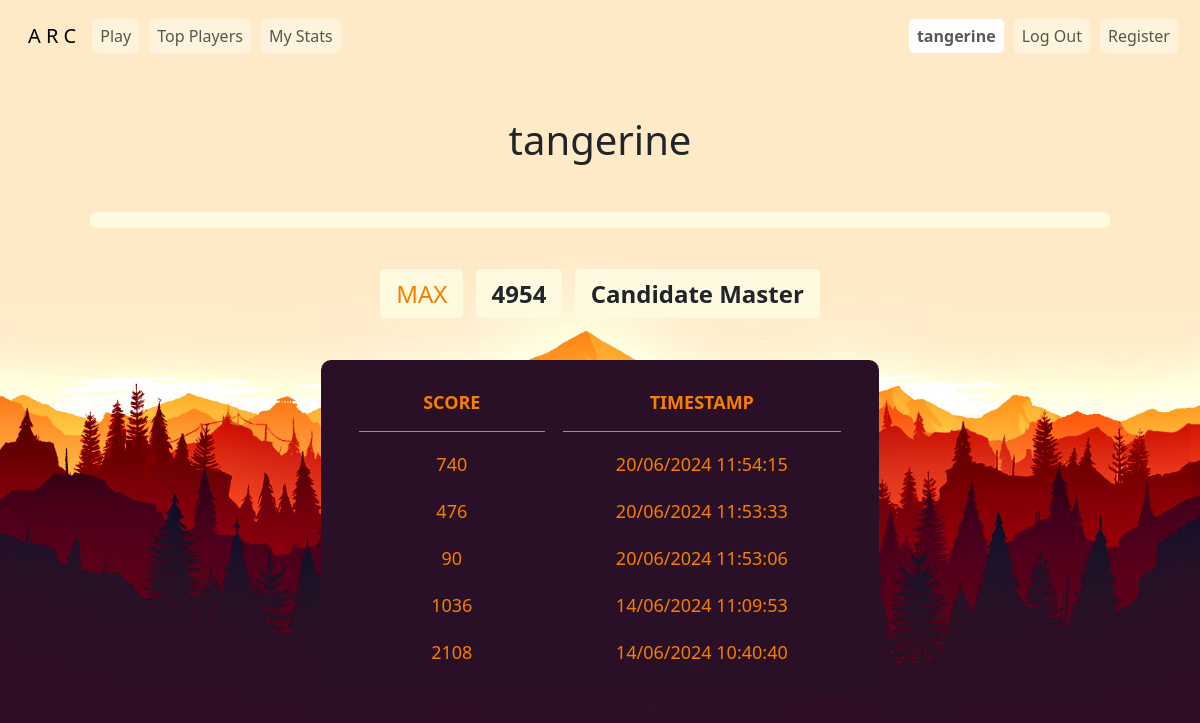
/stats (signed in), run on the app's committed database.
### tables this page shows
CREATE TABLE 'users' ('id' INTEGER PRIMARY KEY AUTOINCREMENT NOT NULL, 'username' TEXT NOT NULL, 'hash' TEXT NOT NULL, 'highscore' INTEGER NOT NULL DEFAULT 0, 'title' TEXT NOT NULL DEFAULT 'Newbie');

CREATE TABLE 'games' ('id' INTEGER NOT NULL, 'username' TEXT NOT NULL, 'score' INTEGER NOT NULL DEFAULT 0 , 'timestamp' DATETIME);

### app.py (the view)
@app.route("/stats")
@login_required
def stats():
    gameData = db.execute("SELECT score, timestamp FROM games WHERE id = ? ORDER BY timestamp DESC LIMIT 5", session["user_id"])
    userData = db.execute("SELECT username, highscore, title FROM users WHERE id = ?", session["user_id"])[0]
    highestScore = userData["highscore"]
    username = userData["username"]
    title = userData["title"]
    return render_template("stats.html", gameData = gameData, highestScore = highestScore, title = title, username = username)

### app.py (called while the page is built)
@app.after_request
def after_request(response):
    response.headers["Cache-Control"] = "no-cache, no-store, must-revalidate"
    response.headers["Expires"] = 0
    response.headers["Pragma"] = "no-cache"
    return response

def login_required(f):
    @wraps(f)
    def decorated_function(*args, **kwargs):
        if session.get("user_id") is None:
            return redirect("/login")
        return f(*args, **kwargs)
    return decorated_function

### templates/stats.html (shortened to what this page needs)
{% extends "layout.html" %}
{% block styles %}
    <link rel="stylesheet" href="/static/stylesheets/statsStyles.css">
{% endblock %}
{% block main %}
    <main class="container pt-5 mt-1">
        <div class="text-center mx-auto colored">
            <p class="h1">{{ username }}</p>
        </div>
        <div class="mt-5 px-5">
            <div class="progress" role="progressbar">
            </div>
        </div>
        <div class="text-center mt-5">
            <span id="maxText" class="px-3 py-2 fs-4">MAX</span>
            <span id="ratingText" class="colored ms-2 px-3 py-2 fs-4"><strong>{{ highestScore }}</strong></span>
            <span class="colored fs-4 ms-2 px-3 py-2" id="titleText"><strong>{{ title }}</strong></span>
        </div>
        <div class="mt-5 text-center">
            <table class="mx-auto">
                <colgroup>
                    <col span="1" style="width: 40%;">
                    <col span="1" style="width: 60%;">
                </colgroup>
                <thead>
                    <tr>
                        <th>SCORE</th>
                        <th>TIMESTAMP</th>
                    </tr>
                </thead>
                <tbody>
                    {% for record in gameData %}
                        <tr style="color: #f77f00;">
                            <td>{{ record.score }}</td>
                            <td>{{ record.timestamp }}</td>
                        </tr>
                    {% endfor %}
                </tbody>
            </table>
        </div>
    </main>
{% endblock %}

### templates/layout.html (shortened to what this page needs)
<!DOCTYPE html>
<html lang="en">
    <head>
        <link href="https://cdn.jsdelivr.net/npm/bootstrap@5.3.3/dist/css/bootstrap.min.css" rel="stylesheet">
        {% block styles %}{% endblock %}
    </head>
    <body>
        <nav class="border navbar navbar-expand-md navbar-light">
            <div class="container-fluid">
                <a class="navbar-brand ms-3 mt-2" href="/">A R C</a>
                <div class="collapse navbar-collapse" id="navbar">
                    {% if session["user_id"] %}
                        <ul class="navbar-nav me-auto mt-2">
                            <li class="nav-item"><a class="nav-link" href="/game">Play</a></li>
                            <li class="nav-item"><a class="nav-link" href="/fame">Top Players</a></li>
                            <li class="nav-item"><a class="nav-link" href="/stats">My Stats</a></li>
                        </ul>
                        <ul class="navbar-nav ms-auto mt-2">
                            <li class="nav-item"><a class="nav-link colored" href="/stats" id="userNav"><strong>{{ username }}</strong></a></li>
                            <li class="nav-item"><a class="nav-link" href="/logout">Log Out</a></li>
                            <li class="nav-item"><a class="nav-link" href="/register">Register</a></li>
                        </ul>
                    {% endif %}
                </div>
            </div>
        </nav>
        {% block main %}{% endblock %}
    </body>
</html>

### static/stylesheets/statsStyles.css (style rules this page uses)
#maxText { color: #f77f00; background-color: #fefae0; border-radius: 5px; }
#ratingText, #titleText { background-color: #fefae0; border-radius: 5px; }
.progress { background-color: #fefae0; }
table { width: 50%; border-collapse: separate; border-spacing: 1em 1em; font-size: 18px; background-color: #291026; border-radius: 10px; padding: 10px 20px 10px 20px; }
th { color: #f77f00; border-bottom: 1px solid #f77f00; padding-bottom: 15px; }
body { height: 100vh; background-image: url("/static/graphics/homeBG.jpeg"); background-position: center; background-size: cover; background-color: #2d1026; background-repeat: no-repeat; }

### templates/layout.html (style rules this page uses)
.navbar { border: none !important; }
.nav-link { background-color: rgba(255, 255, 255, 0.4); margin-right: 10px; border-radius: 5px; padding: 5px 15px 5px 15px; }
#userNav { background-color: #fff; }

### data on the page
users: username "tangerine", highscore "4954", title "Candidate Master"
games: score "740", timestamp "20/06/2024 11:54:15"
games: score "476", timestamp "20/06/2024 11:53:33"
games: score "90", timestamp "20/06/2024 11:53:06"
games: score "1036", timestamp "14/06/2024 11:09:53"
games: score "2108", timestamp "14/06/2024 10:40:40"
